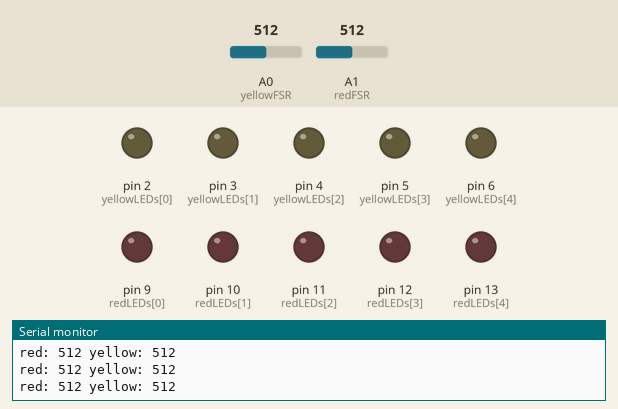
Recording of a sketch running on a simulated Arduino Mega 2560, built with avr-gcc and run on an emulated ATmega2560. Shown: output pins drawn as LEDs (lit = HIGH), the last lines printed to the serial monitor. Inputs (shaded band) come from the test bench; at power-on: A1 (redFSR) = 512, A0 (yellowFSR) = 512. Pins used as bus, display or sensor lines are not drawn.

Above: at 3.4 s.
3.5 s: A1 (redFSR) set to 110
5.0 s: A1 (redFSR) set to 95
At 5.17 s:
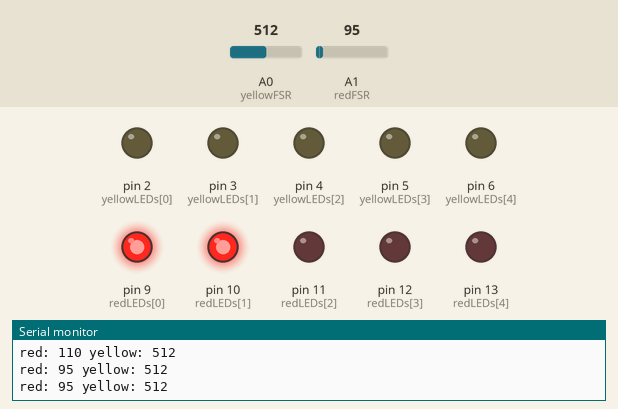
At 6.6 s:
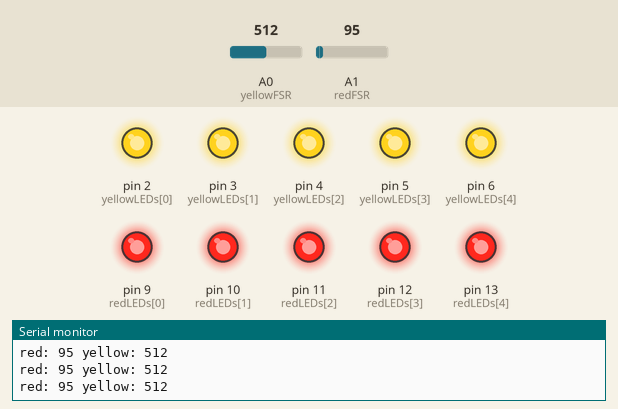
Timing chart, 0 to 8.1 s (numbered marks = the images above; inputs shaded):
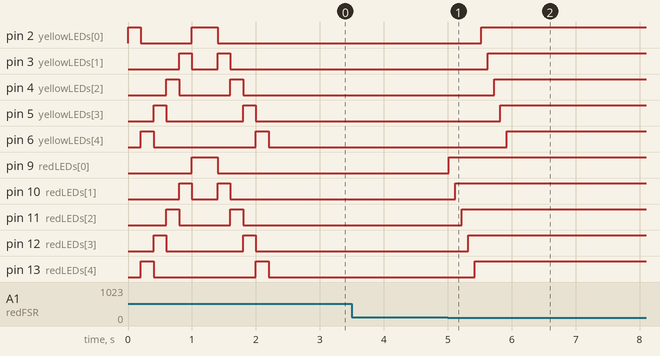

The sketch:

field.ino
```cpp
// Mechatronics Project
// Author: Harrison Yan

int yellowFSR=A0;
int redFSR=A1;
int yellowLEDs[] = {2,3,4,5,6};
int redLEDs[]= {9,10,11,12,13};
int yellowScore;
int redScore;
int FSRpower = 52;

void setup() {
    Serial.begin(9600);
    yellowScore = 0;
    redScore = 0;
    pinMode(FSRpower, OUTPUT);
    digitalWrite(FSRpower, HIGH);
    for (int i = 0; i < 5; i++) {
        pinMode(yellowLEDs[i], OUTPUT);
        digitalWrite(yellowLEDs[i], LOW);
        pinMode(redLEDs[i], OUTPUT);
        digitalWrite(redLEDs[i], LOW);
    }
    pinMode(yellowFSR, INPUT);
    pinMode(redFSR, INPUT);
    for (int i = 5; i >= 0; i--) {
        digitalWrite(redLEDs[i],HIGH);
        digitalWrite(yellowLEDs[i],HIGH);
        delay(200);
        digitalWrite(redLEDs[i],LOW);
        digitalWrite(yellowLEDs[i],LOW);
    }
    for (int i = 0; i < 5; i++) {
        digitalWrite(redLEDs[i],HIGH);
        digitalWrite(yellowLEDs[i],HIGH);
        delay(200);
        digitalWrite(redLEDs[i],LOW);
        digitalWrite(yellowLEDs[i],LOW);
    }
}

void loop() {
    delay(100);
    int redVal = analogRead(redFSR);
    int yellowVal = analogRead(yellowFSR);
    Serial.print("red: ");
    Serial.print(redVal);
    if (redVal<100) {
        redScore++;
        for (int i = 0; i < redScore; i++) {
            digitalWrite (redLEDs[i],HIGH);
        }
    }
    Serial.print(" yellow: ");
    Serial.println(yellowVal);
    if (yellowVal>1000) {
        yellowScore++;
        for (int i = 0; i < yellowScore; i++) {
            digitalWrite (yellowLEDs[i],HIGH);
        }
        delay(10000);
    }
}
```

Measured:
- the behaviour switches between 100 and 99 on A1 (redFSR) (found by bisection; images 0 and 1)
- after the input at 5.0 s, pin 2 (yellowLEDs[0]): LOW → HIGH after 0.52 s; pin 3 (yellowLEDs[1]): LOW → HIGH after 0.62 s; pin 4 (yellowLEDs[2]): LOW → HIGH after 0.72 s; pin 5 (yellowLEDs[3]): LOW → HIGH after 0.82 s; pin 6 (yellowLEDs[4]): LOW → HIGH after 0.92 s
